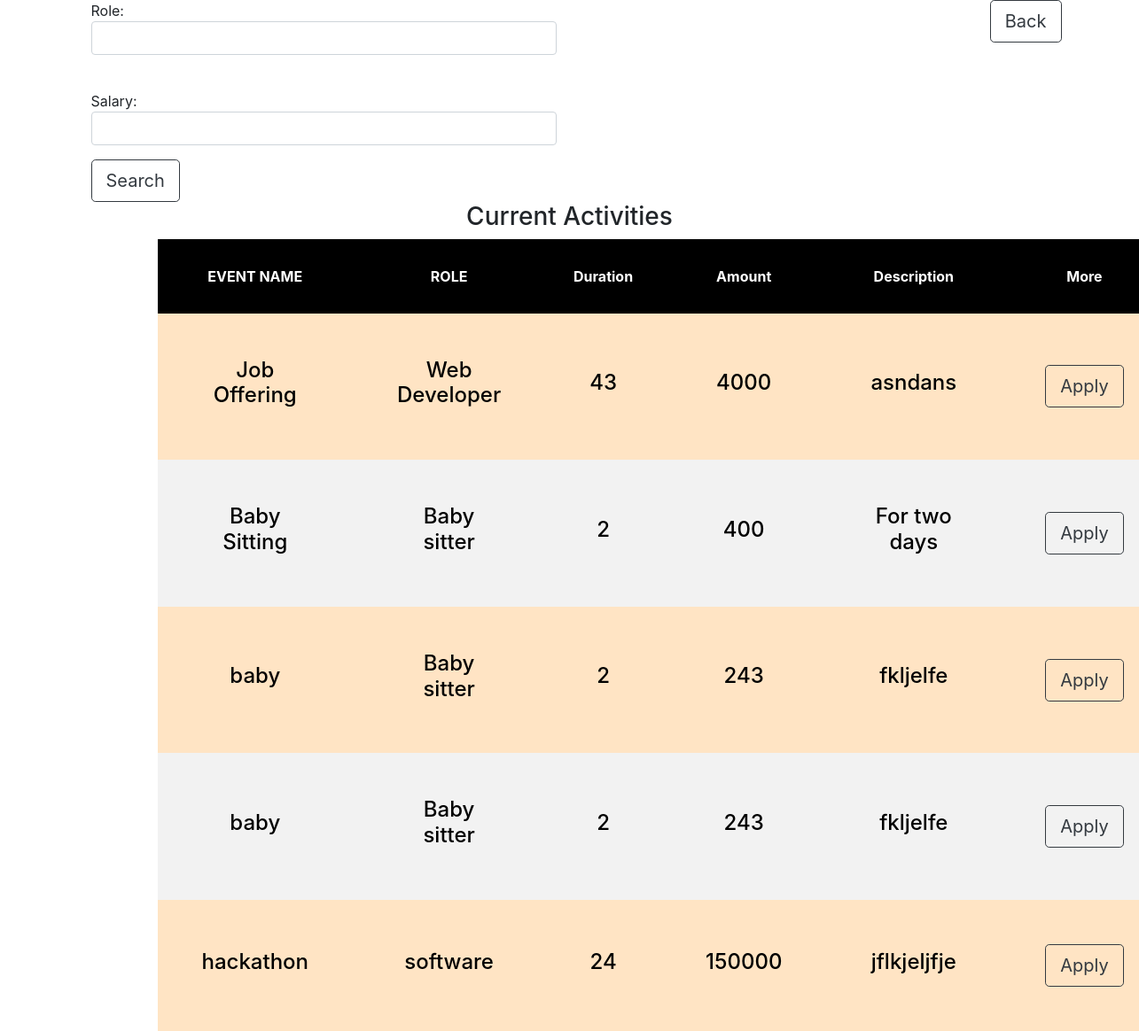
/portal/eventdisplay.php, run on the app's committed database.
### tables this page shows
CREATE TABLE `eventdetails` (
  `id` int(255) NOT NULL,
  `eventname` varchar(255) NOT NULL,
  `role` varchar(255) NOT NULL,
  `salary` int(255) NOT NULL,
  `dur` varchar(255) NOT NULL,
  `des` varchar(1000) NOT NULL
);

### portal/eventdisplay.php (the view, shortened to what this page needs)
<!DOCTYPE html>
<html lang="en">
<head>
               <link rel="stylesheet" href="bootstrap.min.css">
</head>
<body class="container">
<a href="home.php"><button class=" b btn btn-lg btn-outline-dark">Back</button></a>
<form method="post" action="eventdisplay.php">
<div class="col-md-6">
<div class="form-group">
    Role:
    <input type="text" name="role" class="form-control" >
</div>
<br>
<div class="form-group">
    Salary:
    <input type="text" name="salary" class="form-control" >
</div>
    <button type="submit" name="but" class="btn btn-lg btn-outline-dark" >Search</button>
</div>
</form>
                  <?php
       $con=mysqli_connect("localhost","root","","portal");
if(isset($_POST['but'])){
$q="select * from eventdetails where role='$role' AND salary>='$salary';";
$res=mysqli_query($con,$q);
if(mysqli_num_rows($res)==0) {
    ?>
    <h3 class="cen">NO result</h3>
    <?php
}
else{
    ?>
    <div class="">
  <div class="container cen">
   <h3 >Search History</h3>
    <div class="sp">
    <table  class="table-striped ">
        <th>
           Role
        </th>
        <th>
            Event Name
        </th>
        <th>
            Salary
        </th>
        <th>
           Duration
        </th>
        <th>
            Description
        </th>
        <th>
          Apply
        </th>
    <?php
        while($f=mysqli_fetch_array($res)){
?>      <tr>
        <td>
        <h4>
            <?php echo $f[2]?>
        </h4>
        </td>
        <td>
         <h4>
            <?php echo $f[1]?>
        </h4>
        </td>
        <td>
         <h4>
            <?php echo $f[3]?>
        </h4>
        <td>
         <h4>
            <?php echo $f[4]?>
        </h4>
        </td>
            <td>
         <h4>
            <?php echo $f[5]?>
        </h4>
        </td>
        <td>
        <form method="POST" action="email.php">
        <input type="hidden" value="<?php echo $f[0]?>" name="giverid">
        <button class="btn btn-lg btn-outline-dark" >Apply</button>
        </form>
        </td>
        </tr>
<?php
}
}
}
else{
 $q="select * from eventdetails;";
$res=mysqli_query($con,$q);
if(mysqli_num_rows($res)==0){
    ?>
    <h3 class="cen">NO result</h3>
    <?php
}
else{
    ?>
    <div class="">
  <div class="container cen">
   <h3 >Current Activities</h3>
    <div class="sp">
    <table  class="table-striped ">
        <th>
        EVENT NAME
        </th>
        <th>
        ROLE
        </th>
        <th>
        Duration
        </th>
        <th>
           Amount
        </th>
         <th>
           Description
        </th>
        <th>
          More
        </th>
    <?php
        while($f=mysqli_fetch_array($res)){
?>      <tr>
        <td>
        <h4>
            <?php echo $f[1]?>
        </h4>
        </td>
        <td>
         <h4>
            <?php echo $f[2]?>
        </h4>
        </td>
        <td>
         <h4>
            <?php echo $f[4]?>
        </h4>
        </td>
        <td>
         <h4>
            <?php echo $f[3]?>
        </h4>
         </td>
         <td>
          <h4>
            <?php echo $f[5]?>
        </h4>
        </td>
         <td>
        <form method="POST" action="email.php">
        <button class="btn btn-lg btn-outline-dark" >Apply</button>
        </form> </td>
        </tr>
<?php
}
}
}
?>
</table>
</div>
</div>
</body>
</html>

### portal/eventdisplay.php (style rules this page uses)
table, th, td { border-style: hidden; }
th { background-color:black; padding: 10px; color:white; }
table { text-align: center; color:black; }
tr { background-color: bisque; }
td { margin-left: 35px; padding: 50px; }
th { margin-left: 70px; padding: 30px; }
.cen { text-align: center; margin-right: 40px; }
.sp { text-align: center; align-content: center; align-items: center; margin-left:75px; }
body { border: 15px; }
table { border: 4px; align-content: center; text-align: center; }
a { float: right; }

### data on the page
eventdetails: eventname "Job Offering", role "Web Developer", dur "43", salary "4000", des "asndans"
eventdetails: eventname "Baby Sitting", role "Baby sitter", dur "2", salary "400", des "For two days"
eventdetails: eventname "baby", role "Baby sitter", dur "2", salary "243", des "fkljelfe"
eventdetails: eventname "baby", role "Baby sitter", dur "2", salary "243", des "fkljelfe"
eventdetails: eventname "hackathon", role "software", dur "24", salary "150000", des "jflkjeljfje"
